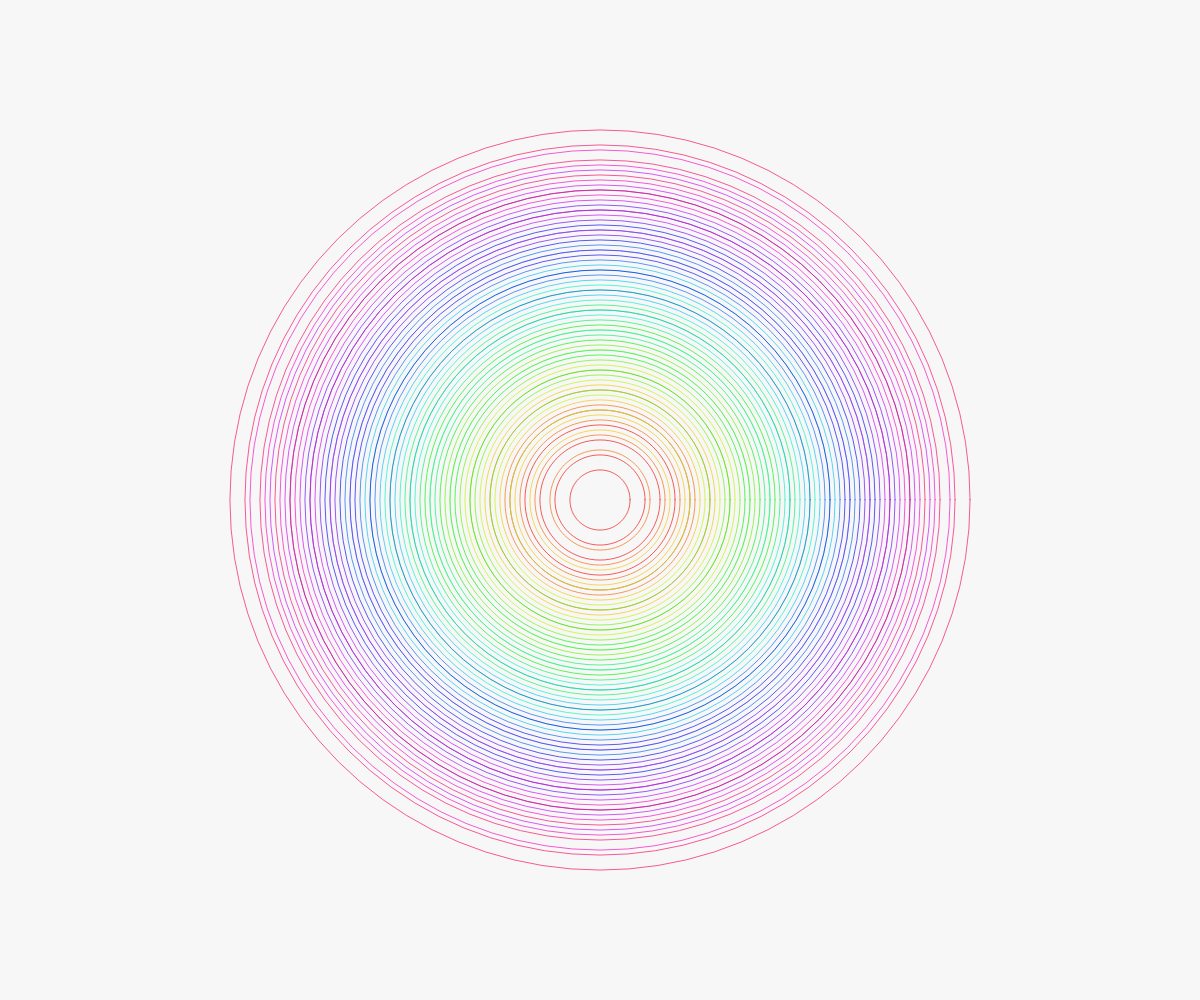
Frame 1 (no input)
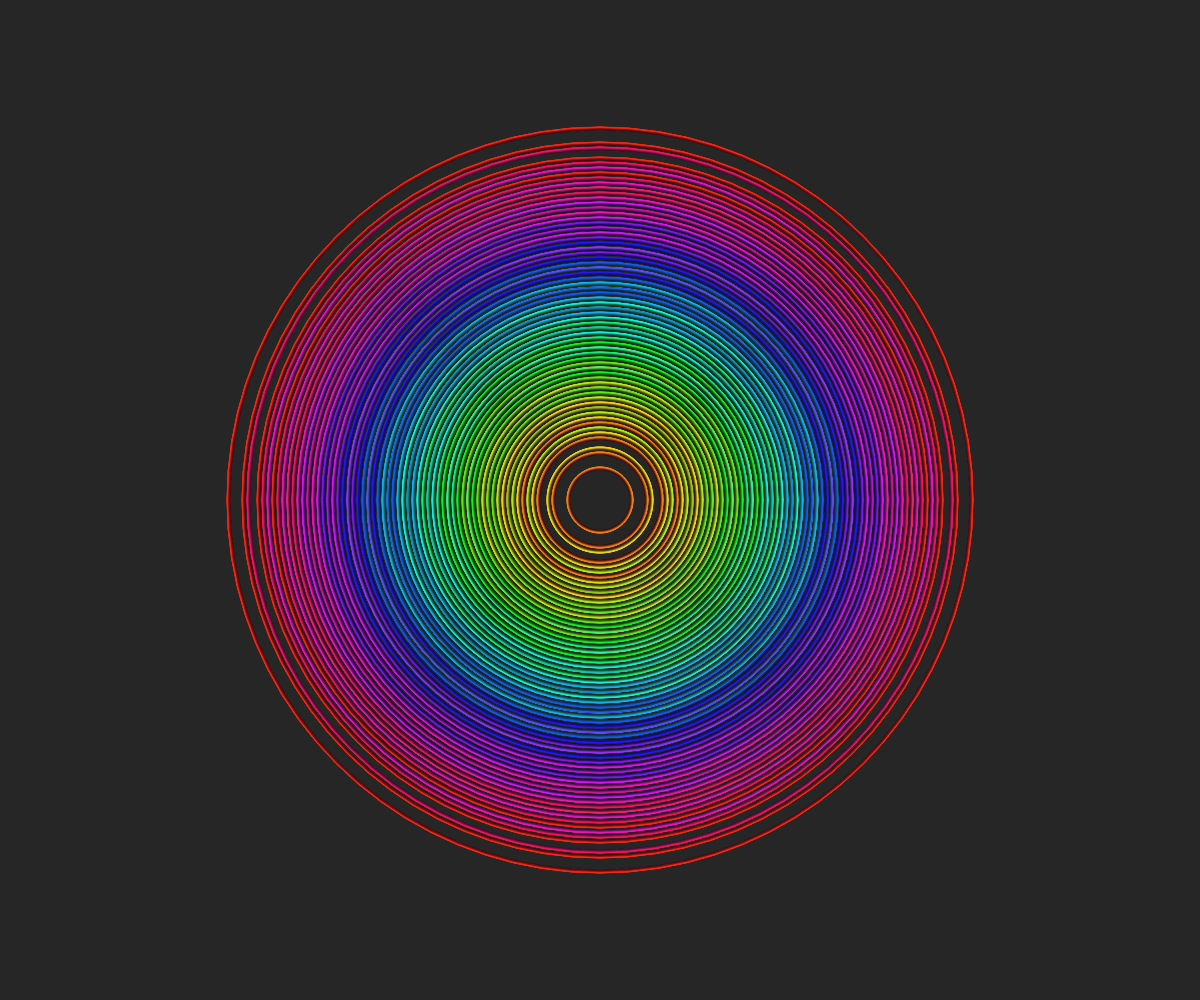
Frame 60 (no input)
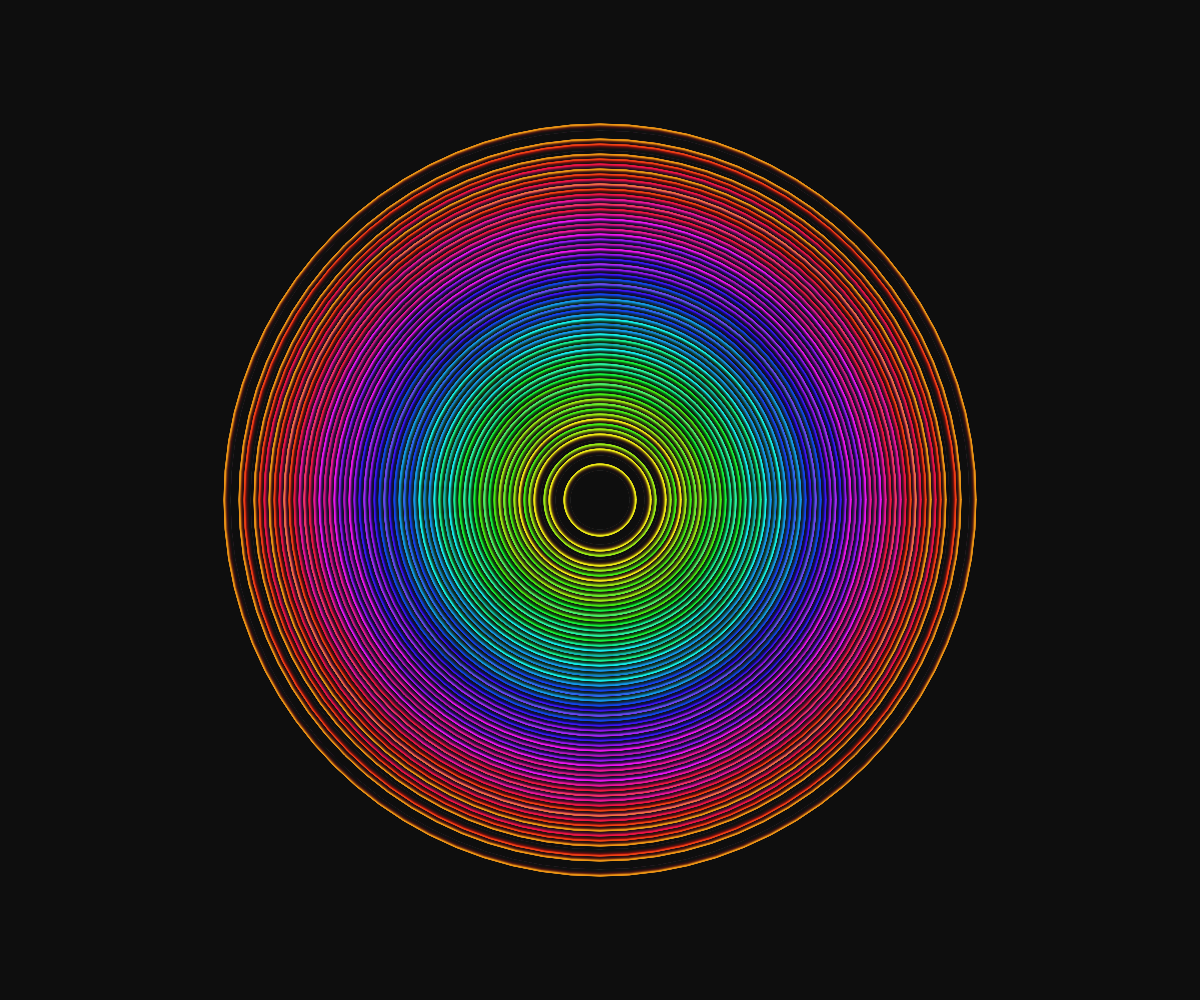
Frame 120 (the mouse pressed at the canvas centre since frame 60)

The p5.js sketch that drew these frames (run headless with seeded random() and noise() and a simulated clock; from frame 60 on, the mouse is pressed at the canvas centre):

// p5.js sketch
// ── sketch.js
let rings = [];
const numRings = 15;
const baseRadius = 30;
const maxRadius = 400;
const expansionSpeed = 0.05;

function setup() {
  createCanvas(windowWidth, windowHeight);
  colorMode(HSB, 360, 100, 100, 1);
  
  // Initialize rings with varying properties
  for (let i = 0; i < numRings; i++) {
    rings.push({
      radius: baseRadius + i * 20,
      speed: 0.002 + i * 0.0003,
      hueOffset: i * 24,
      phase: random(TWO_PI)
    });
  }
}

function draw() {
  background(0, 0, 0, 0.03);
  
  const cx = width / 2;
  const cy = height / 2;
  
  // Draw each ring
  for (let i = 0; i < rings.length; i++) {
    const ring = rings[i];
    
    // Update radius with steady expansion
    ring.radius += expansionSpeed;
    
    // Reset radius when it exceeds max
    if (ring.radius > maxRadius) {
      ring.radius = baseRadius + i * 20;
    }
    
    // Calculate hue with smooth shifting color cycle
    const hue = (frameCount * 0.5 + ring.hueOffset) % 360;
    
    // Draw multiple concentric circles per ring for depth
    stroke(hue, 90, 95, 0.7);
    noFill();
    
    const points = 80;
    const circleCount = 5;
    
    for (let j = 0; j < circleCount; j++) {
      const circleRadius = ring.radius + j * 15;
      
      beginShape();
      for (let a = 0; a < TWO_PI; a += TWO_PI / points) {
        const x = cx + cos(a) * circleRadius;
        const y = cy + sin(a) * circleRadius;
        vertex(x, y);
      }
      endShape(CLOSE);
    }
  }
}

function windowResized() {
  resizeCanvas(windowWidth, windowHeight);
}
